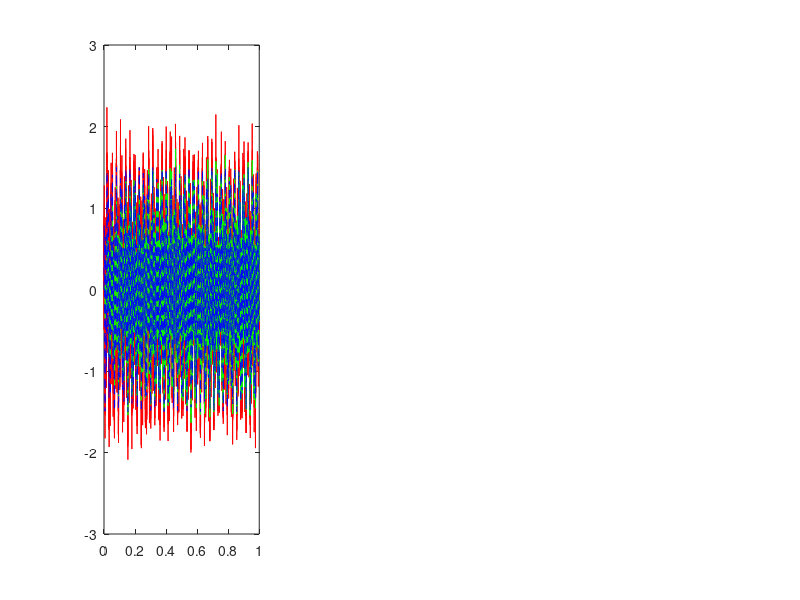

The MATLAB source for this figure: (Note: this script raises an error after producing the figure.)
clear;
close all;

% Parametry sygnału
fs = 8000;  % Częstotliwość próbkowania [Hz]
t = 1;      % Czas trwania [s]

% Częstotliwości i amplitudy harmonicznych
f1 = 34.2;  % Częstotliwość pierwszej harmonicznej [Hz]
A1 = -0.5;  % Amplituda pierwszej harmonicznej
f2 = 115.5; % Częstotliwość drugiej harmonicznej [Hz]
A2 = 1;     % Amplituda drugiej harmonicznej

% Tworzenie osi czasu
time = 0:1/fs:(t-1/fs);

% Generowanie sygnałów harmonicznych
harmonic1 = A1 * sin(2 * pi * f1 * time);
harmonic2 = A2 * sin(2 * pi * f2 * time);
SNR = [10, 20, 40];
dref = harmonic1 + harmonic2;
for k = 1:3
    d = awgn( dref, SNR(k), 'measured'); % WE: sygnał odniesienia dla sygnału x
    x = [ d(1) d(1:end-1) ]; % WE: sygnał filtrowany, teraz opóźniony d
    M = 16; % długość filtru
    mi = 0.0006;% współczynnik szybkości adaptacji

    y = []; e = []; % sygnały wyjściowe z filtra
    bx = zeros(M,1); % bufor na próbki wejściowe x
    h = zeros(M,1); % początkowe (puste) wagi filtru

    for n = 1 : length(x)
        bx = [ x(n); bx(1:M-1) ]; % pobierz nową próbkę x[n] do bufora
        y(n) = h' * bx; % oblicz y[n] = sum( x .* bx) – filtr FIR
        e(n) = d(n) - y(n); % oblicz e[n]
        h = h + mi * e(n) * bx; % LMS
        % h = h + mi * e(n) * bx /(bx'*bx); % NLMS
    end
    subplot(1, 3, k)
    plot( time, d, "r",time, y, "g", time, dref, "b--")
    title("SNR = "+ SNR(k)+ "dB")
    legend( "Zaszumiany sygnał","Odszumiony sygnał", "Referencyjny sygnał")
    xlim([0.54, 0.56])
end
